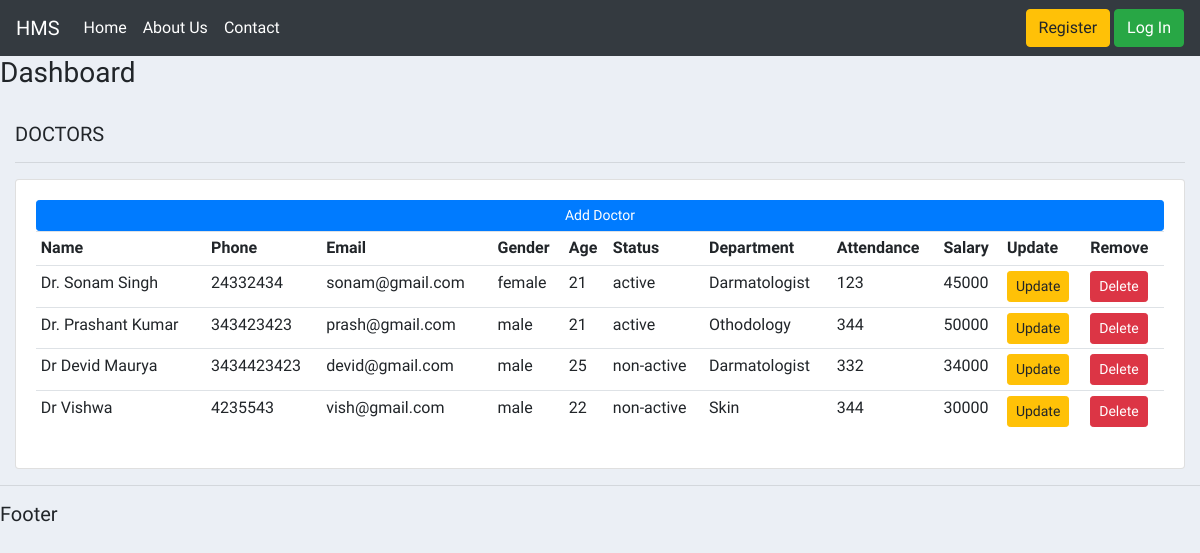
Screenshot of /HR/dashboard/ with the database file from the repository.
### accounts/models.py (models this page shows, shortened)
class Doctor(models.Model):
    gender_choice = (
        ('male','male'),
        ('female','female'),
        ('others','others'),
    )
    status_choice = (
        ('active','active'),
        ('non-active','non-active'),
    )
    name = models.CharField(max_length=100)
    phone = models.CharField(max_length=100)
    email = models.EmailField(max_length=100)
    gender = models.CharField(default=1,choices=gender_choice,max_length=100)
    age = models.IntegerField()
    status = models.CharField(default=1,choices=status_choice,max_length=100)
    department = models.CharField(max_length=100)
    attendance = models.IntegerField()
    salary = models.IntegerField()

### accounts/views.py (the view)
# urls.py: path('HR/dashboard/', views.hr_dashboard, name="hr_dashboard"),
def hr_dashboard(request):
    doctors = Doctor.objects.all()
    total_patients = Patient.objects.all().count()
    total_doctors = doctors.count()
    active_doctors = doctors.filter(status="active").count()
    context = {
        'doctors':doctors,
        'total_patients':total_patients,
        'total_doctors':total_doctors,
        'active_doctors':active_doctors,
    }
    return render(request, 'accounts/HR/dashboard.html',context)

### accounts/templates/accounts/HR/dashboard.html (shortened to what this page needs)
{% extends 'accounts/base.html' %}
{% block content %}
<h3>Dashboard</h3>
<br>
<div class="row">
    <div class="col-md">
        <div class="col">
        <h5>DOCTORS</h5>
        <hr>
        <div class="card card-body">
            <a class="btn btn-primary btn-sm" href="{% url 'create_doctor' %}">Add Doctor</a>
            <table class="table table-sm">
                <tr>
                    <th>Name</th>
                    <th>Phone</th>
                    <th>Email</th>
                    <th>Gender</th>
                    <th>Age</th>
                    <th>Status</th>
                    <th>Department</th>
                    <th>Attendance</th>
                    <th>Salary</th>
                    <th>Update</th>
                    <th>Remove</th>
                </tr>
                {% for doctor in doctors %}
                <tr>
                    <td>{{doctor.name}}</td>
                    <td>{{doctor.phone}}</td>
                    <td>{{doctor.email}}</td>
                    <td>{{doctor.gender}}</td>
                    <td>{{doctor.age}}</td>
                    <td>{{doctor.status}}</td>
                    <td>{{doctor.department}}</td>
                    <td>{{doctor.attendance}}</td>
                    <td>{{doctor.salary}}</td>
                    <td><a href="{% url 'update_doctor' doctor.id %}"><button type="button" class="btn btn-warning btn-sm">Update</button></td>
                     <td><a href="{% url 'delete_doctor' doctor.id %}"><button type="button" class="btn btn-danger btn-sm">Delete</button></td>
                </tr>
                {% endfor %}
            </table>
        </div>
        </div>
    </div>
</div>
{% endblock %}

### static/css/main.css (style rules this page uses)
body { background-color: #ebeff5; }
* { font-family: 'Exo 2', sans-serif; }

### rows the page displays
Doctor: name "Dr. Sonam Singh", phone "24332434", email "sonam@gmail.com", gender "female", age "21", status "active", department "Darmatologist", attendance "123", salary "45000"
Doctor: name "Dr. Prashant Kumar", phone "343423423", email "prash@gmail.com", gender "male", age "21", status "active", department "Othodology", attendance "344", salary "50000"
Doctor: name "Dr Devid Maurya", phone "3434423423", email "devid@gmail.com", gender "male", age "25", status "non-active", department "Darmatologist", attendance "332", salary "34000"
Doctor: name "Dr Vishwa", phone "4235543", email "vish@gmail.com", gender "male", age "22", status "non-active", department "Skin", attendance "344", salary "30000"
